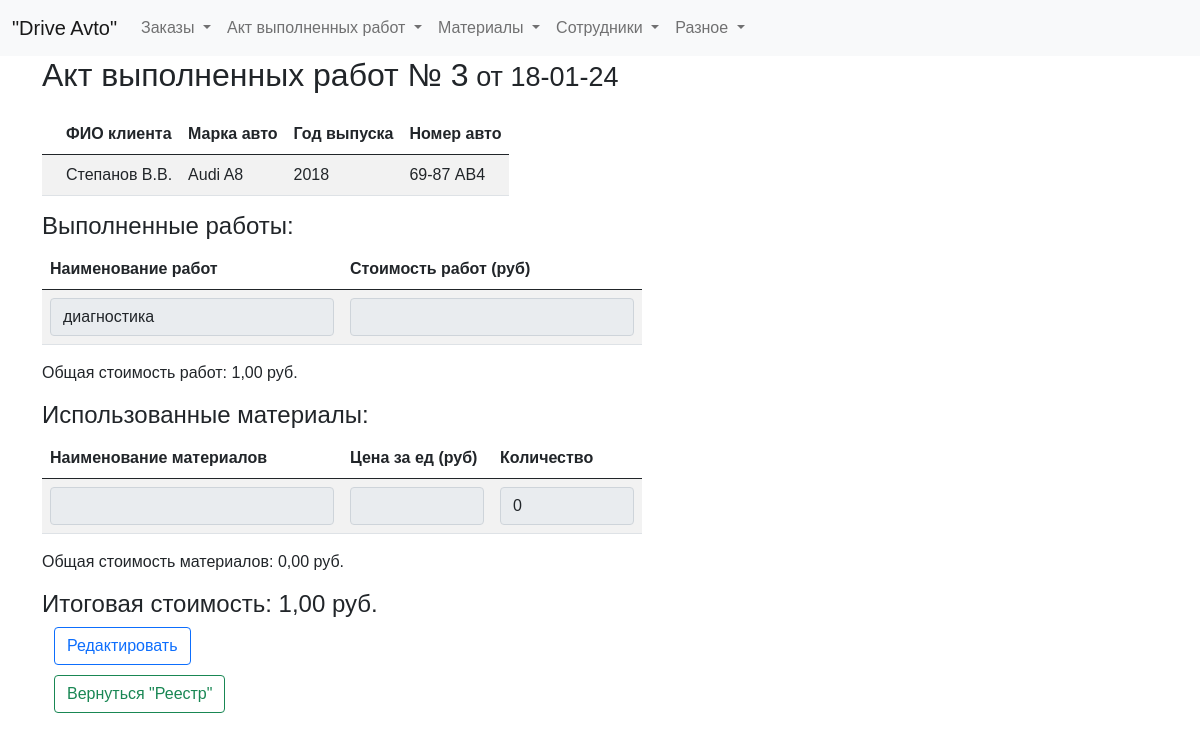
/final_act/3, run on an earlier commit of the app's database.
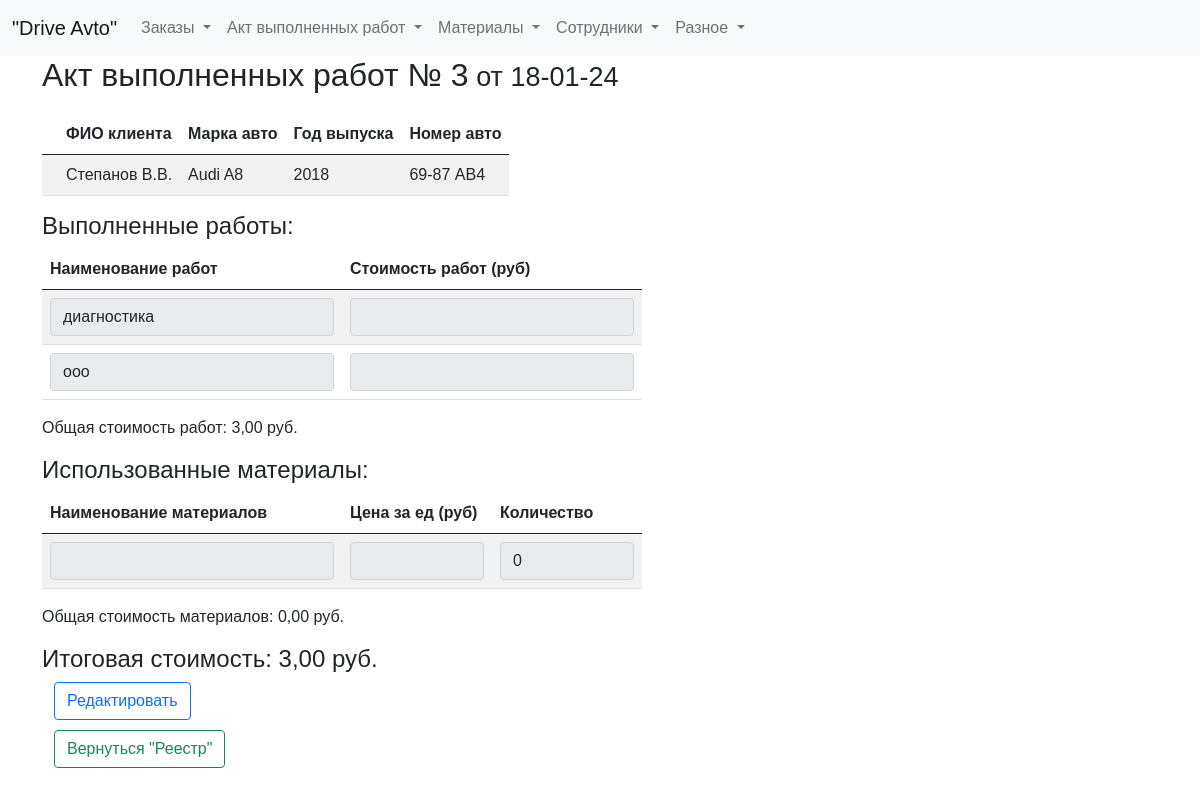
And on a later commit of the database.
### tables this page shows
CREATE TABLE act (
id integer PRIMARY KEY AUTOINCREMENT,
id_act integer NOT NULL,
date_act text NOT NULL,
name_work text NOT NULL,
price_work integer NOT NULL,
FOREIGN KEY (id_act) REFERENCES log (id_act)
);

### fcompany.py (the view)
@app.route('/final_act/<int:entry_id>')
def showFinal_act(entry_id):
    print('entry_id: ', entry_id)
    entry_data = dbase.get_final_act(entry_id)
    return render_template('final_act.html', title="Акт выполненных работ", entry_data=entry_data)

### fcompany.py (called while the page is built)
def connect_db():  # общая функция для установления соединения с БД
    conn = sqlite3.connect(app.config['DATABASE'])
    conn.row_factory = sqlite3.Row  # записи будут представлены не в виде кортежей, а в виде словаря (для исп в шаблонах)
    return conn

def get_db():
    if not hasattr(g, 'link_db'):
        g.link_db = connect_db()
    return g.link_db

@app.before_request
def before_request():
    global dbase
    db = get_db()
    dbase = FDataBase(db)

### templates/final_act.html (shortened to what this page needs)
{% extends 'base.html' %}
{% block content %}
<h2>Акт выполненных работ  № {{ entry_data.main.id_act }}<span style="font-family: 'Arial', sans-serif; font-size: 27px;">
    от {{ entry_data.main.date_act }}</span></h2>
<div class="table-responsive">
    <table id="myTable" class="table table-striped" style="max-width: 100%;">
        <thead>
            <tr>
                <th scope="col"></th>
                <th scope="col">ФИО клиента</th>
                <th scope="col">Марка авто</th>
                <th scope="col">Год выпуска</th>
                <th scope="col">Номер авто</th>
            </tr>
        </thead>
        <tbody>
            <tr>
                <th scope="row"></th>
                <td>{{ entry_data.main.name_customer }}</td>
                <td>{{ entry_data.main.brand_car }}</td>
                <td>{{ entry_data.main.year_car }}</td>
                <td>{{ entry_data.main.number_car }}</td>
            </tr>
        </tbody>
    </table>
</div>
<h4>Выполненные работы:</h4>
<div class="table-responsive">
    <table id="workTable" class="table table-striped">
        <thead>
            <tr>
                <th scope="col" >Наименование работ</th>
                <th scope="col" >Стоимость работ (руб)</th>
            </tr>
        </thead>
        <tbody>
            {% for work in entry_data.works %}
            <tr>
                <td><input type="text" name="name_work[]" class="form-control" value="{{ work.name_work }}"  readonly></td>
                <td><input type="number" name="price_work[]" class="form-control" value="{{ ('%.2f' % (work.price_work / 100) ) | replace('.', ',') }}" readonly></td>
            </tr>
            {% endfor %}
        </tbody>
    </table>
</div>
<div class="totals">
    <p>Общая стоимость работ: {{ ('%.2f' % (entry_data.main.total_work / 100) ) | replace('.', ',') }} руб.</p>
</div>
<h4>Использованные материалы:</h4>
<div class="table-responsive">
    <table id="materialTable" class="table table-striped">
        <thead>
            <tr>
                <th scope="col" >Наименование материалов</th>
                <th scope="col" >Цена за ед (руб)</th>
                <th scope="col" >Количество</th>
            </tr>
        </thead>
        <tbody>
            {% for material in entry_data.materials %}
            <tr>
                <td><input type="text" name="name[]" class="form-control" value="{{ material.name }}"  readonly></td>
                <td><input type="number" name="price_unit[]" class="form-control" value="{{ ('%.2f' % (material.price_unit / 100) ) | replace('.', ',') }}" readonly></td>
                <td><input type="number" name="quantity[]" class="form-control" value="{{ material.quantity }}"  readonly></td>
            </tr>
            {% endfor %}
        </tbody>
    </table>
</div>
<div class="totals">
    <p>Общая стоимость материалов: {{ ('%.2f' % (entry_data.main.total_materials / 100) ) | replace('.', ',') }} руб.</p>
    <h4>Итоговая стоимость: {{ ('%.2f' % (entry_data.main.total_price / 100) ) | replace('.', ',') }} руб.</h4>
</div>
<div class="container">
        <button type="button" class="btn btn-outline-primary return-button" onclick="window.location.href = '/edit_final_act/{{ entry_data.main.id_act }}'">Редактировать</button>
        <button type="button" class="btn btn-outline-success return-button" onclick="window.location.href = '/list_act'">Вернуться "Реестр"</button>
</div>
{% endblock %}

What changed in the data, as far as the page shows it:
added act: name_work "ооо"
Also different on the page:
{{ ('%.2f' % (entry_data.main.total_work / 100) ) | replace('.', ',') }}: "1,00" → "3,00"
{{ ('%.2f' % (entry_data.main.total_price / 100) ) | replace('.', ',') }}: "1,00" → "3,00"
